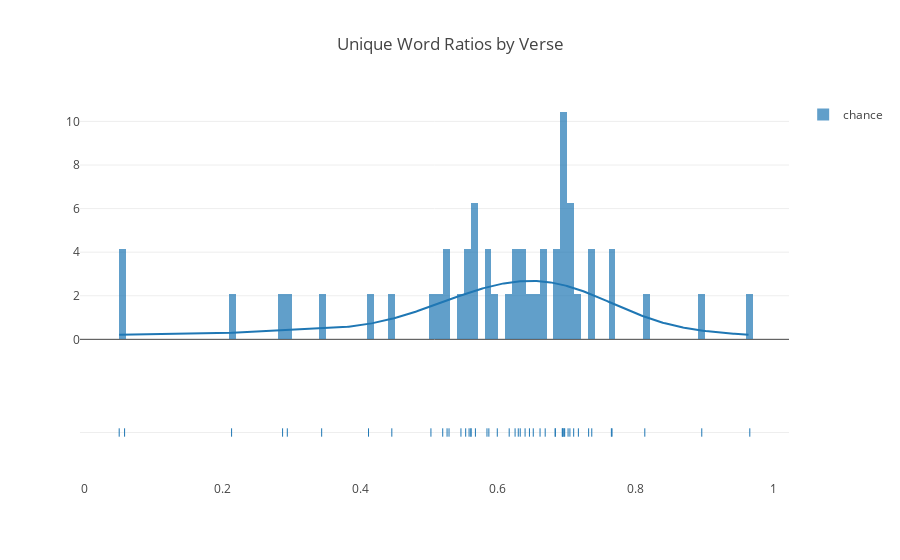

The notebook cell this image was saved under:
### Code cell
unique_words_hist(ct.values(), all_feat_artist=True, song_or_verse='verse')

### Figure 1 — Plotly figure (JSON) as saved in the notebook; plotly's stock layout.template omitted (floating-point values rounded to 4 significant figures; data arrays with more than 128 entries replaced by an {"elided": "..."} marker saying what was removed)
{"data": [{"autobinx": false, "histnorm": "probability density", "legendgroup": "chance", "marker": {"color": "rgb(31, 119, 180)"}, "name": "chance", "opacity": 0.7, "type": "histogram", "x": [0.6514, 0.587, 0.8132, 0.5582, 0.5842, 0.7363, 0.5029, 0.5533, 0.05063, 0.3444, 0.6934, 0.6324, 0.52, 0.7045, 0.6164, 0.7317, 0.6942, 0.6944, 0.5291, 0.561, 0.7647, 0.6395, 0.5992, 0.6833, 0.697, 0.6612, 0.5263, 0.7168, 0.5464, 0.6961, 0.6458, 0.2877, 0.5674, 0.6687, 0.2137, 0.4124, 0.6296, 0.6832, 0.7019, 0.2945, 0.05844, 0.561, 0.625, 0.71, 0.7656, 0.8958, 0.9655, 0.4462], "xaxis": "x1", "xbins": {"end": 0.9655, "size": 0.01, "start": 0.05063}, "yaxis": "y1"}, {"legendgroup": "chance", "marker": {"color": "rgb(31, 119, 180)"}, "mode": "lines", "name": "chance", "showlegend": false, "type": "scatter", "x": {"elided": "500 float values"}, "xaxis": "x1", "y": {"elided": "500 float values"}, "yaxis": "y1"}, {"legendgroup": "chance", "marker": {"color": "rgb(31, 119, 180)", "symbol": "line-ns-open"}, "mode": "markers", "name": "chance", "showlegend": false, "text": null, "type": "scatter", "x": [0.6514, 0.587, 0.8132, 0.5582, 0.5842, 0.7363, 0.5029, 0.5533, 0.05063, 0.3444, 0.6934, 0.6324, 0.52, 0.7045, 0.6164, 0.7317, 0.6942, 0.6944, 0.5291, 0.561, 0.7647, 0.6395, 0.5992, 0.6833, 0.697, 0.6612, 0.5263, 0.7168, 0.5464, 0.6961, 0.6458, 0.2877, 0.5674, 0.6687, 0.2137, 0.4124, 0.6296, 0.6832, 0.7019, 0.2945, 0.05844, 0.561, 0.625, 0.71, 0.7656, 0.8958, 0.9655, 0.4462], "xaxis": "x1", "y": ["chance", "chance", "chance", "chance", "chance", "chance", "chance", "chance", "chance", "chance", "chance", "chance", "chance", "chance", "chance", "chance", "chance", "chance", "chance", "chance", "chance", "chance", "chance", "chance", "chance", "chance", "chance", "chance", "chance", "chance", "chance", "chance", "chance", "chance", "chance", "chance", "chance", "chance", "chance", "chance", "chance", "chance", "chance", "chance", "chance", "chance", "chance", "chance"], "yaxis": "y2"}], "layout": {"barmode": "overlay", "hovermode": "closest", "legend": {"traceorder": "reversed"}, "title": "Unique Word Ratios by Verse", "xaxis1": {"anchor": "y2", "domain": [0, 1], "zeroline": false}, "yaxis1": {"anchor": "free", "domain": [0.35, 1], "position": 0}, "yaxis2": {"anchor": "x1", "domain": [0, 0.25], "dtick": 1, "showticklabels": false}}}
